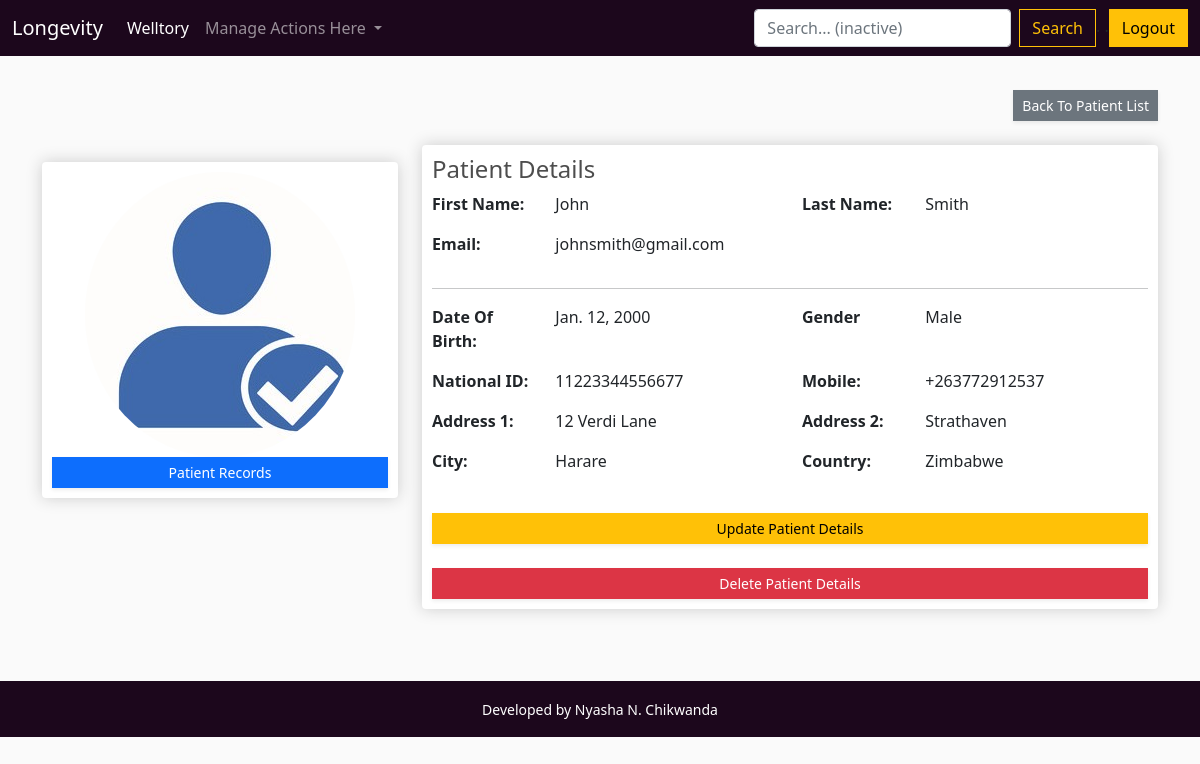
The page /welltory/patientdetails/1 (signed in) on the database its author committed.
### welltory/models.py (models this page shows, shortened)
class Patient(models.Model):
    GENDER_MALE = 'Male'
    GENDER_FEMALE = 'Female'
    GENDER_CHOICES = [(GENDER_MALE, 'Male'), (GENDER_FEMALE, 'Female')]
    first_name = models.CharField(max_length=40)
    last_name = models.CharField(max_length=40)
    mobile = models.CharField(max_length=20)
    email = models.EmailField()
    street1 = models.CharField(max_length=100)
    street2 = models.CharField(max_length=100)
    city = models.CharField(max_length=100, null=True)
    country = CountryField()
    dateOfBirth = models.DateField(null=True)
    national_id = models.CharField(max_length=20)
    gender = models.CharField(max_length=6, choices=GENDER_CHOICES,)
    created_by = models.ForeignKey(Practitioner, on_delete=models.CASCADE)
    date_created = models.DateTimeField(default=timezone.now)
    image = models.ImageField(default='default.jpg', upload_to='profile_pics')

### welltory/views.py (the view)
# urls.py: path('patientdetails/<int:pk>', views.PatientDetailView.as_view(), name='patientdetails'),
class PatientDetailView(LoginRequiredMixin, generic.DetailView):
    model = Patient
    template_name = 'clinic/patient_detail.html'

### welltory/templates/clinic/patient_detail.html (shortened to what this page needs)
{% extends 'clinic/main.html' %}
{% load static %}
{% block content %}
<br/>
<div class="row">
    <div class="col-lg-4">
        <br><br><br>
        <div class="box-element" align="center">
            <img class="img-profile rounded-circle" src="{{ object.image.url }}">
            <div align="right">
                <div>
                    <a href="{% url 'welltory:diagnosislist' object.national_id %}"
                       class="d-none d-sm-inline-block btn btn-sm btn-primary shadow-sm col-12">
                        Patient Records</a>
                </div>
            </div>
        </div>
    </div>
    <div class="col-lg-8">
        <div align="right">
            <a href="{% url 'welltory:patientlist' %}"
               class="d-none d-sm-inline-block btn btn-sm btn-secondary shadow-sm">
                Back To Patient List</a>
        </div>
        <br>
        <div class="box-element">
            <h4>Patient Details</h4>
            <div class="form-group row">
                <div class="col-sm-2 mb-3 mb-sm-0">
                    <p><b>First Name: </b></p>
                </div>
                <div class="col-sm-4">
                    <p>{{ object.first_name }}</p>
                </div>
                <div class="col-sm-2 mb-3 mb-sm-0">
                    <p><b>Last Name: </b></p>
                </div>
                <div class="col-sm-4">
                    <p>{{ object.last_name }}</p>
                </div>
            </div>
            <div class="form-group row">
                <div class="col-sm-2 mb-3 mb-sm-0">
                    <p><b>Email: </b></p>
                </div>
                <div class="col-sm-4">
                    <p>{{ object.email }}</p>
                </div>
                <div class="col-sm-2 mb-3 mb-sm-0">
                </div>
                <div class="col-sm-4">
                </div>
            </div>
            <hr>
            <div class="form-group row">
                <div class="col-sm-2 mb-3 mb-sm-0">
                    <p><b>Date Of Birth: </b></p>
                </div>
                <div class="col-sm-4">
                    <p>{{ object.dateOfBirth }}</p>
                </div>
                <div class="col-sm-2 mb-3 mb-sm-0">
                    <p><b>Gender </b></p>
                </div>
                <div class="col-sm-4">
                    <p>{{ object.gender }}</p>
                </div>
            </div>
            <div class="form-group row">
                <div class="col-sm-2 mb-3 mb-sm-0">
                    <p><b>National ID: </b></p>
                </div>
                <div class="col-sm-4">
                    <p>{{ object.national_id }}</p>
                </div>
                <div class="col-sm-2 mb-3 mb-sm-0">
                    <p><b>Mobile: </b></p>
                </div>
                <div class="col-sm-4">
                    <p>{{ object.mobile }}</p>
                </div>
            </div>
            <div class="form-group row">
                <div class="col-sm-2 mb-3 mb-sm-0">
                    <p><b>Address 1: </b></p>
                </div>
                <div class="col-sm-4">
                    <p>{{ object.street1 }}</p>
                </div>
                <div class="col-sm-2 mb-3 mb-sm-0">
                    <p><b>Address 2: </b></p>
                </div>
                <div class="col-sm-4">
                    <p>{{ object.street2 }}</p>
                </div>
            </div>
            <div class="form-group row">
                <div class="col-sm-2 mb-3 mb-sm-0">
                    <p><b>City: </b></p>
                </div>
                <div class="col-sm-4">
                    <p>{{ object.city }}</p>
                </div>
                <div class="col-sm-2 mb-3 mb-sm-0">
                    <p><b>Country: </b></p>
                </div>
                <div class="col-sm-4">
                    <p>{{ object.country.name }}</p>
                </div>
                <br>
            </div>
            <br/>
            <div>
                <a href="{% url 'welltory:updatepatient' object.id%}"
                   class="d-none d-sm-inline-block btn btn-sm btn-primary shadow-sm btn btn-warning col-12">
                     Update Patient Details</a>
            </div>
            <br/>
            <div>
                <a href="{% url 'welltory:deletepatient' object.id%}"
                   class="d-none d-sm-inline-block btn btn-sm btn-danger shadow-sm btn btn-primary col-12">
                     Delete Patient Details</a>
            </div>
        </div>
        <br/>
    </div>
</div>
</div>
<br/>
{% endblock content %}

### welltory/static/css/main.css (style rules this page uses)
body { background-color: hsl(0, 0%, 98%); }
h1,h2,h3,h4,h5,h6 { color:hsl(0, 0%, 30%); }
.box-element { box-shadow:hsl(0, 0%, 80%) 0 0 16px; background-color: #fff; border-radius: 4px; padding: 10px; }
.col-lg-4, .col-lg-6, .col-lg-8, .col-lg-12 { margin-top: 10px; }
.btn { border-radius: 0; }

### welltory/static/css/rating.css (style rules this page uses)
* { margin: 0; padding: 0; }

### rows shown on the page
Patient: image (placeholder picture), first_name "John", last_name "Smith", email "johnsmith@gmail.com", dateOfBirth "Jan. 12, 2000", gender "Male", national_id "11223344556677", mobile "+263772912537", street1 "12 Verdi Lane", street2 "Strathaven", city "Harare", country.name "Zimbabwe"
